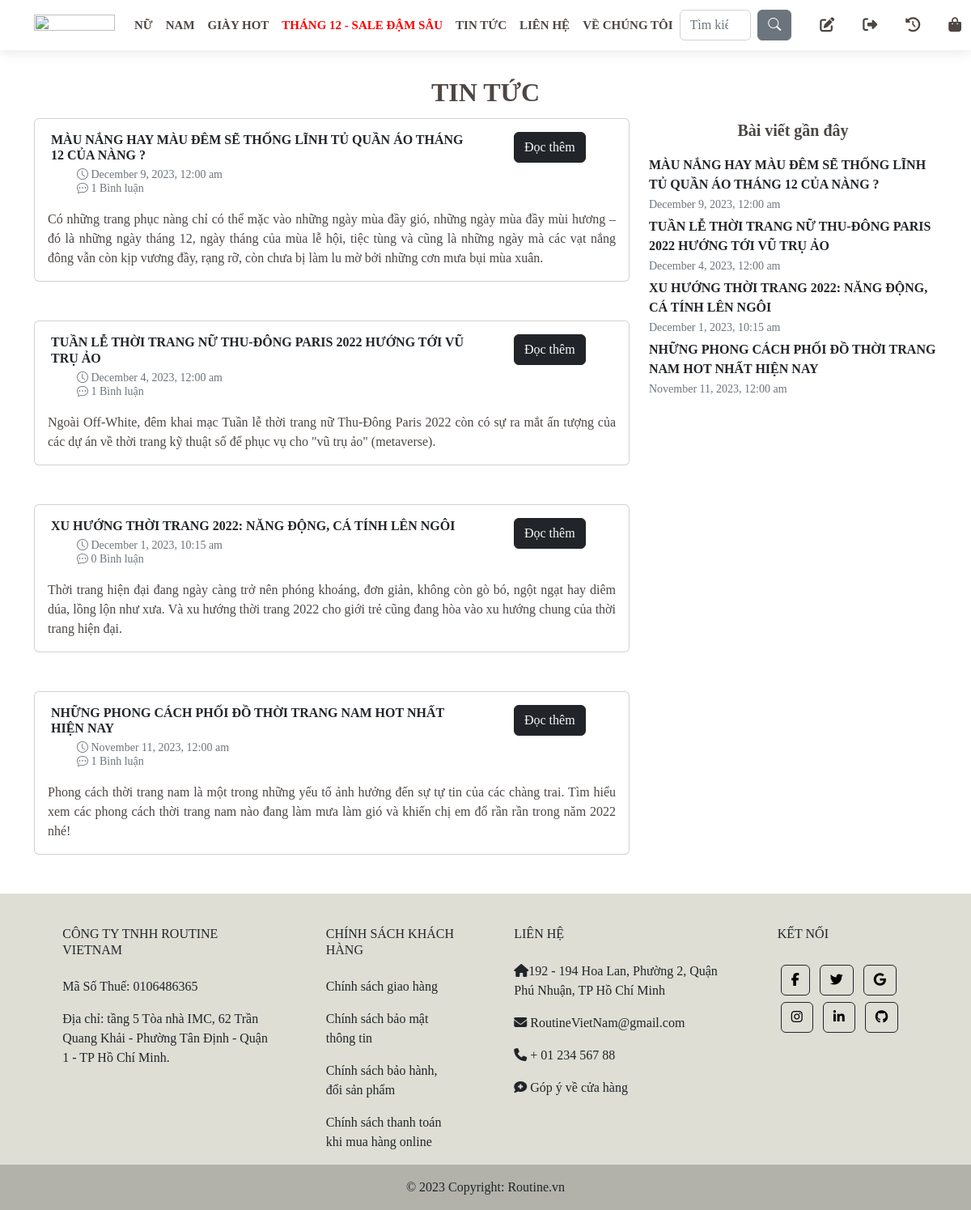
Page /index.php?page=main&controller=blog&action=index (signed in) on the committed database.
### tables this page shows
CREATE TABLE `news` (
  `id` int(11) NOT NULL,
  `status` tinyint(1) DEFAULT NULL,
  `date` datetime DEFAULT NULL,
  `description` varchar(1000) DEFAULT NULL,
  `content` varchar(10000) DEFAULT NULL,
  `title` varchar(255) DEFAULT NULL
);

### controllers/main/blog_controller.php (called while the page is built, shortened)
<?php
require_once('models/news.php');
require_once('models/comment.php');
class BlogController extends BaseController
{
	public function index()
	{
		if (isset($_GET['pg']))
		{
			$pg = $_GET['pg'];
		}
		else
		{
			$pg = 1;
		}
		$newses = News::getAllShow();
		$recent = News::recentNews();
		foreach ($newses as $news)
		{
			$news->comments = Comment::getCommentByNews($news->id);
		}
		$count = intdiv(count($newses), 4) + 1;
		$newses = array_slice($newses, ($pg - 1) * 4, 4);
		$data = array('newses' => $newses, 'recent' => $recent, 'count' => $count);
		$this->render('index', $data);
	}
}

### routes.php (called while the page is built, shortened)
<?php
$controller = new $klass;
$controller->$action();

### index.php (called while the page is built, shortened)
<?php
require_once('routes.php');

### models/news.php (called while the page is built, shortened)
<?php
class News
{
    public function __construct($id, $status, $date, $title, $description, $content)
    {
        $this->id = $id;
        $this->date = $date;
        $this->title = $title;
        $this->description = $description;
    }
    static function getAllShow()
    {
        $db = DB::getInstance();
        $req = $db->query("SELECT * FROM news WHERE status=1 ORDER BY date DESC");
        $lnews = [];
        foreach ($req->fetch_all(MYSQLI_ASSOC) as $news)
        {
            $lnews[] = new News(
                $news['id'],
                $news['status'],
                $news['date'],
                $news['title'],
                $news['description'],
                $news['content']
            );
        }
        return $lnews;
    }
    static function recentNews()
    {
        $db = DB::getInstance();
        $req = $db->query("SELECT * FROM news WHERE status = 1 ORDER BY date DESC LIMIT 5");
        $lnews = [];
        foreach ($req->fetch_all(MYSQLI_ASSOC) as $news)
        {
            $lnews[] = new News(
                $news['id'],
                $news['status'],
                $news['date'],
                $news['title'],
                $news['description'],
                $news['content']
            );
        }
        return $lnews;
    }
}
?>

### models/comment.php (called while the page is built, shortened)
<?php
class Comment
{
    static function getCommentByNews($news_id)
    {
        $db = DB::getInstance();
        $req = $db->query("SELECT
        C.id AS id,
        C.date AS date,
        C.approved AS approved,
        C.content AS content,
        C.news_id AS news_id,
        C.user_id AS user_id,
        N.title AS title,
        U.fname AS fname,
        U.lname AS lname,
        C.parent AS parent
        FROM comment AS C, user AS U, news AS N WHERE C.news_id = N.id AND C.user_id = U.email AND C.news_id = $news_id AND C.approved = 1 AND C.parent IS NULL ORDER BY C.date DESC;");
        $comments = [];
        foreach ($req->fetch_all(MYSQLI_ASSOC) as $comment) {
            $comments[] = new Comment(
                $comment['id'],
                $comment['date'],
                $comment['approved'],
                $comment['content'],
                $comment['news_id'],
                $comment['user_id'],
                $comment['title'],
                $comment['fname'] . ' ' . $comment['lname'],
                $comment['parent']
            );
        }
        return $comments;
    }
}

### views/main/blog/index.php (the view)
<?php
include_once('views/main/navbar.php');
?>
<body>
    <section id="blog" style="margin-top: 7.5%;">
        <div class="text-center fs-2 fw-bold">TIN TỨC</div>
        <div class="container mt-2">
            <div class="row">
                <div class="col-lg-8" id="new">
                    <?php
              foreach ($newses as $news) {
                echo '
                  <article class="card mb-5">
                    <div class="row mx-2">
                        <div class="col-9">
                            <h6 class="card-title mt-3 fw-bold">
                            <a class="text-dark" href="index.php?page=main&controller=detail_blog&id='. $news->id .'&action=index">' . $news->title . '</a>
                            </h6>
                            <div class="card-subtitle mt-2 text-muted">
                                <small>
                                    <ul>
                                        <li class="card-subtitle"><i class="bi bi-clock"></i> <time>' . date("F j, Y, g:i a", strtotime($news->date)) . '</time></li>
                                        <li class="card-subtitle"><i class="bi bi-chat-dots"> </i>' . count($news->comments) . ' Bình luận</li>
                                    </ul>
                                </small>
                            </div>
                        </div>
                        <div class="col-3 text-center mt-3">
                            <a class="btn btn-dark text-light" href="index.php?page=main&controller=detail_blog&id='. $news->id .'&action=index">Đọc thêm</a>
                        </div>
                    </div>
                    <div class="mx-3 mb-3">
                      <div class="fs-6 justify-content">
                        ' . $news->description . '
                      </div>
                    </div>
                  </article>
                ';
              }
            ?>
                </div>
                <div class="col-lg-4">
                    <div>
                        <p class="fs-5 fw-bold text-center">Bài viết gần đây</p>
                        <div>
                            <?php
                foreach ($recent as $news)
                {
                  echo '
                  <div class="mb-1">
                    <div><a class="text-dark fw-bold" href="index.php?page=main&controller=detail_blog&id='. $news->id .'&action=index">' . $news->title . '</a>
                    </div>
                    <small class="text-muted">
                        <time>' . date("F j, Y, g:i a", strtotime($news->date)) . '</time>
                    </small>
                  </div>
                  ';
                }
              ?>
                        </div>
                    </div>
                </div>
            </div>
        </div>
    </section>
</body>
<?php
include_once('views/main/footer.php');
?>

### assets/stylesheets/style.css (style rules this page uses)
body { font-family: 'Hanken Grotesk'; color: #4d4643; }
a { text-decoration: none; }

### assets/stylesheets/main/services.css (style rules this page uses)
.justify-content { text-align: justify; text-justify: inter-word; }
li { list-style: none; }
a { text-decoration: none; color: #000 !important; }

### rows in the picture
news: title "MÀU NẮNG HAY MÀU ĐÊM SẼ THỐNG LĨNH TỦ QUẦN ÁO THÁNG 12 CỦA NÀNG ?", date "December 9, 2023, 12:00 am", count($news->comments) "1", description "Có những trang phục nàng chỉ có thể mặc vào những ngày mùa đầy gió, những ngày mùa đầy mùi hương – đó là những ngày tháng 12, ngày tháng của mùa lễ hội, tiệc tùng và cũng là những ngày mà các vạt nắng đông vẫn còn kịp vương đầy, rạng rỡ, còn chưa bị làm lu mờ bởi những cơn mưa bụi mùa xuân."
news: title "TUẦN LỄ THỜI TRANG NỮ THU-ĐÔNG PARIS 2022 HƯỚNG TỚI VŨ TRỤ ẢO", date "December 4, 2023, 12:00 am", count($news->comments) "1", description "Ngoài Off-White, đêm khai mạc Tuần lễ thời trang nữ Thu-Đông Paris 2022 còn có sự ra mắt ấn tượng của các dự án về thời trang kỹ thuật số để phục vụ cho \"vũ trụ ảo\" (metaverse)."
news: title "XU HƯỚNG THỜI TRANG 2022: NĂNG ĐỘNG, CÁ TÍNH LÊN NGÔI", date "December 1, 2023, 10:15 am", count($news->comments) "0", description "Thời trang hiện đại đang ngày càng trở nên phóng khoáng, đơn giản, không còn gò bó, ngột ngạt hay diêm dúa, lồng lộn như xưa. Và xu hướng thời trang 2022 cho giới trẻ cũng đang hòa vào xu hướng chung của thời trang hiện đại."
news: title "NHỮNG PHONG CÁCH PHỐI ĐỒ THỜI TRANG NAM HOT NHẤT HIỆN NAY", date "November 11, 2023, 12:00 am", count($news->comments) "1", description "Phong cách thời trang nam là một trong những yếu tố ảnh hưởng đến sự tự tin của các chàng trai. Tìm hiểu xem các phong cách thời trang nam nào đang làm mưa làm gió và khiến chị em đổ rần rần trong năm 2022 nhé!"
